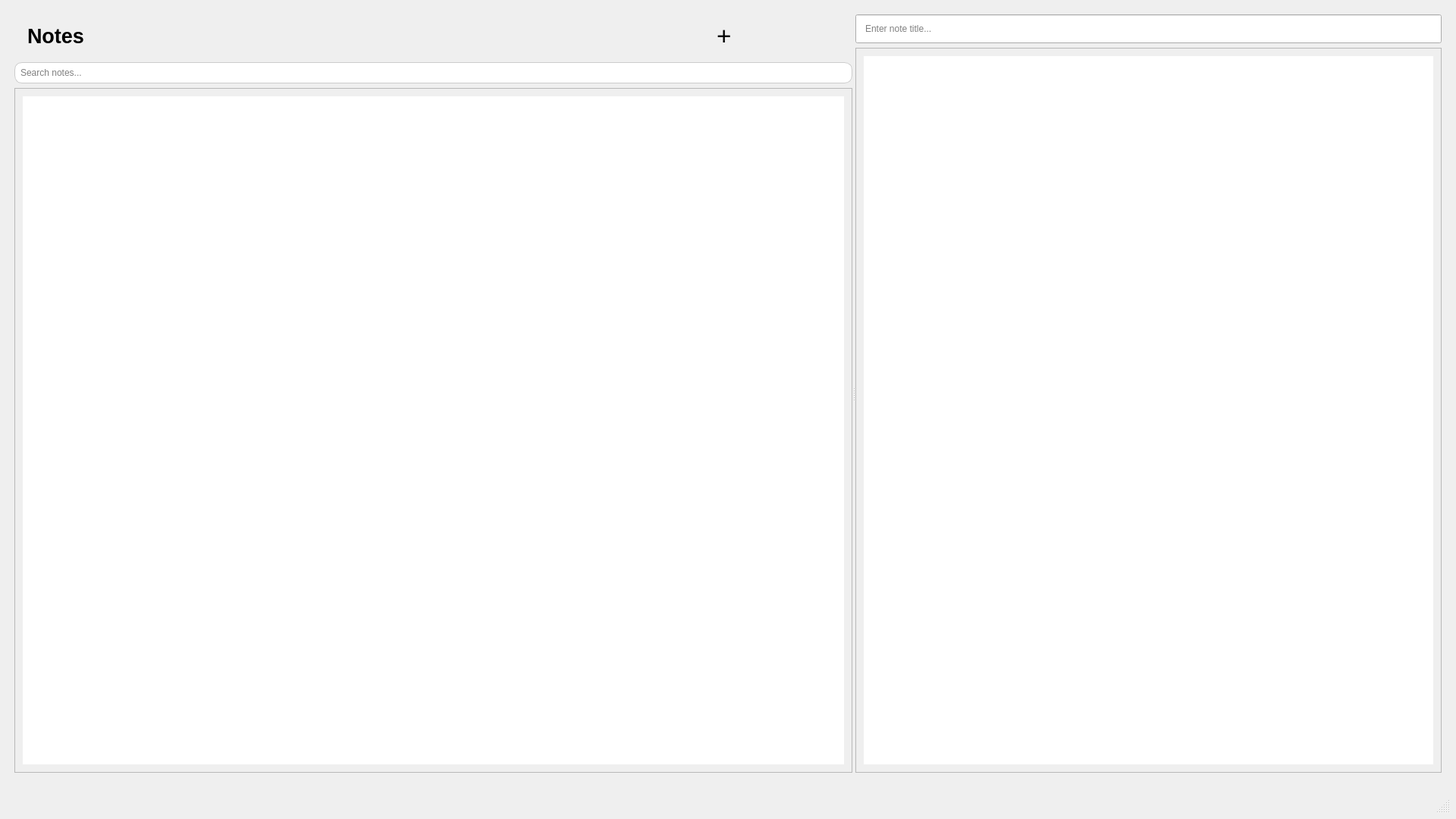
<?xml version="1.0" encoding="UTF-8"?>
<ui version="4.0">
    <class>MainWindow</class>
    <widget class="QMainWindow" name="MainWindow">
        <property name="geometry">
            <rect>
                <x>0</x>
                <y>0</y>
                <width>1920</width>
                <height>1080</height>
            </rect>
        </property>
        <property name="windowTitle">
            <string>Notes</string>
        </property>
        <property name="styleSheet">
            <string notr="true">padding: 10px</string>
        </property>
        <widget class="QWidget" name="centralWidget">
            <layout class="QHBoxLayout" name="horizontalLayout">
                <item>
                    <widget class="QSplitter" name="mainSplitter">
                        <property name="orientation">
                            <enum>Qt::Horizontal</enum>
                        </property>
                        <widget class="QWidget" name="leftPanel">
                            <layout class="QVBoxLayout" name="leftLayout">
                                <item>
                                    <layout class="QHBoxLayout" name="headerLayout">
                                        <item>
                                            <widget class="QLabel" name="headerLabel">
                                                <property name="styleSheet">
                                                    <string>font-size: 20pt; font-weight: bold;</string>
                                                </property>
                                                <property name="text">
                                                    <string>Notes</string>
                                                </property>
                                            </widget>
                                        </item>
                                        <item>
                                            <widget class="QPushButton" name="addNoteButton">
                                                <property name="styleSheet">
                                                    <string>
                                                        QPushButton {
                                                            border: none;
                                                            background-color: transparent;
                                                            font-size: 25pt;
                                                            color: black;
                                                        }
                                                        QPushButton:hover {
                                                            color: blue;
                                                        }
                                                        QPushButton:pressed {
                                                            color: red;
                                                        }
                                                    </string>
                                                </property>
                                                <property name="text">
                                                    <string>                       +</string>
                                                </property>
                                            </widget>
                                        </item>
                                    </layout>
                                </item>
                                <item>
                                    <widget class="QLineEdit" name="searchBar">
                                        <property name="styleSheet">
                                            <string>border: 1px solid #cccccc; border-radius: 10px; padding: 5px;</string>
                                        </property>
                                        <property name="placeholderText">
                                            <string>Search notes...</string>
                                        </property>
                                    </widget>
                                </item>
                                <item>
                                    <widget class="QListWidget" name="noteList" />
                                </item>
                            </layout>
                        </widget>
                        <widget class="QWidget" name="rightPanel">
                            <layout class="QVBoxLayout" name="rightLayout">
                                <item>
                                    <widget class="QLineEdit" name="noteTitle">
                                        <property name="placeholderText">
                                            <string>Enter note title...</string>
                                        </property>
                                    </widget>
                                </item>
                                <item>
                                    <widget class="QTextEdit" name="noteContent" />
                                </item>
                            </layout>
                        </widget>
                    </widget>
                </item>
            </layout>
        </widget>
        <widget class="QStatusBar" name="statusbar" />
    </widget>
    <resources />
    <connections />
</ui>
